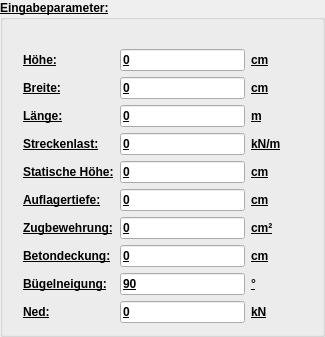
     <widget class="QGroupBox" name="groupBox">
      <property name="font">
       <font>
        <weight>75</weight>
        <bold>true</bold>
        <underline>true</underline>
        <kerning>true</kerning>
       </font>
      </property>
      <property name="accessibleDescription">
       <string/>
      </property>
      <property name="title">
       <string>Eingabeparameter:</string>
      </property>
      <layout class="QHBoxLayout" name="horizontalLayout">
       <property name="topMargin">
        <number>20</number>
       </property>
       <item>
        <layout class="QGridLayout" name="gridLayout" columnstretch="0,0,0,0">
         <property name="leftMargin">
          <number>9</number>
         </property>
         <property name="topMargin">
          <number>9</number>
         </property>
         <property name="rightMargin">
          <number>9</number>
         </property>
         <item row="7" column="0">
          <widget class="QLabel" name="label_cv">
           <property name="text">
            <string>Betondeckung:</string>
           </property>
          </widget>
         </item>
         <item row="9" column="0">
          <widget class="QLabel" name="label_ned">
           <property name="text">
            <string>Ned:</string>
           </property>
          </widget>
         </item>
         <item row="8" column="0">
          <widget class="QLabel" name="label_alpha">
           <property name="text">
            <string>Bügelneigung:</string>
           </property>
          </widget>
         </item>
         <item row="7" column="2">
          <widget class="QLabel" name="einheitCv">
           <property name="text">
            <string>cm</string>
           </property>
          </widget>
         </item>
         <item row="7" column="1">
          <widget class="QLineEdit" name="cv">
           <property name="sizePolicy">
            <sizepolicy hsizetype="Preferred" vsizetype="Preferred">
             <horstretch>0</horstretch>
             <verstretch>0</verstretch>
            </sizepolicy>
           </property>
           <property name="text">
            <string>0</string>
           </property>
          </widget>
         </item>
         <item row="9" column="1">
          <widget class="QLineEdit" name="ned">
           <property name="sizePolicy">
            <sizepolicy hsizetype="Preferred" vsizetype="Preferred">
             <horstretch>0</horstretch>
             <verstretch>0</verstretch>
            </sizepolicy>
           </property>
           <property name="text">
            <string>0</string>
           </property>
          </widget>
         </item>
         <item row="8" column="1">
          <widget class="QLineEdit" name="alpha">
           <property name="sizePolicy">
            <sizepolicy hsizetype="Preferred" vsizetype="Preferred">
             <horstretch>0</horstretch>
             <verstretch>0</verstretch>
            </sizepolicy>
           </property>
           <property name="text">
            <string>90</string>
           </property>
          </widget>
         </item>
         <item row="8" column="2">
          <widget class="QLabel" name="einheitAlpha">
           <property name="text">
            <string>°</string>
           </property>
          </widget>
         </item>
         <item row="9" column="2">
          <widget class="QLabel" name="einheitNed">
           <property name="text">
            <string>kN</string>
           </property>
          </widget>
         </item>
         <item row="4" column="2">
          <widget class="QLabel" name="einheitStatHohe">
           <property name="text">
            <string>cm</string>
           </property>
          </widget>
         </item>
         <item row="2" column="1">
          <widget class="QLineEdit" name="lange">
           <property name="sizePolicy">
            <sizepolicy hsizetype="Preferred" vsizetype="Preferred">
             <horstretch>0</horstretch>
             <verstretch>0</verstretch>
            </sizepolicy>
           </property>
           <property name="text">
            <string>0</string>
           </property>
          </widget>
         </item>
         <item row="0" column="1">
          <widget class="QLineEdit" name="hohe">
           <property name="sizePolicy">
            <sizepolicy hsizetype="MinimumExpanding" vsizetype="Preferred">
             <horstretch>0</horstretch>
             <verstretch>0</verstretch>
            </sizepolicy>
           </property>
           <property name="minimumSize">
            <size>
             <width>0</width>
             <height>0</height>
            </size>
           </property>
           <property name="text">
            <string>0</string>
           </property>
          </widget>
         </item>
         <item row="2" column="0">
          <widget class="QLabel" name="label_lange">
           <property name="text">
            <string>Länge:</string>
           </property>
          </widget>
         </item>
         <item row="1" column="0">
          <widget class="QLabel" name="label_breite">
           <property name="text">
            <string>Breite:</string>
           </property>
          </widget>
         </item>
         <item row="1" column="1">
          <widget class="QLineEdit" name="breite">
           <property name="sizePolicy">
            <sizepolicy hsizetype="Preferred" vsizetype="Preferred">
             <horstretch>0</horstretch>
             <verstretch>0</verstretch>
            </sizepolicy>
           </property>
           <property name="text">
            <string>0</string>
           </property>
          </widget>
         </item>
         <item row="1" column="2">
          <widget class="QLabel" name="einheitBreite">
           <property name="text">
            <string>cm</string>
           </property>
          </widget>
         </item>
         <item row="0" column="0">
          <widget class="QLabel" name="label_hohe">
           <property name="sizePolicy">
            <sizepolicy hsizetype="Minimum" vsizetype="Preferred">
             <horstretch>0</horstretch>
             <verstretch>0</verstretch>
            </sizepolicy>
           </property>
           <property name="contextMenuPolicy">
            <enum>Qt::DefaultContextMenu</enum>
           </property>
           <property name="text">
            <string>Höhe:</string>
           </property>
           <property name="textFormat">
            <enum>Qt::AutoText</enum>
           </property>
          </widget>
         </item>
         <item row="5" column="2">
          <widget class="QLabel" name="einheitAuflagertiefe">
           <property name="text">
            <string>cm</string>
           </property>
          </widget>
         </item>
         <item row="3" column="2">
          <widget class="QLabel" name="einheitLast">
           <property name="text">
            <string>kN/m</string>
           </property>
          </widget>
         </item>
         <item row="2" column="2">
          <widget class="QLabel" name="einheitLange">
           <property name="text">
            <string>m</string>
           </property>
          </widget>
         </item>
         <item row="5" column="0">
          <widget class="QLabel" name="label_auflagertiefe">
           <property name="text">
            <string>Auflagertiefe:</string>
           </property>
          </widget>
         </item>
         <item row="4" column="0">
          <widget class="QLabel" name="label_statHohe">
           <property name="text">
            <string>Statische Höhe:</string>
           </property>
          </widget>
         </item>
         <item row="4" column="1">
          <widget class="QLineEdit" name="statHohe">
           <property name="sizePolicy">
            <sizepolicy hsizetype="Preferred" vsizetype="Preferred">
             <horstretch>0</horstretch>
             <verstretch>0</verstretch>
            </sizepolicy>
           </property>
           <property name="text">
            <string>0</string>
           </property>
          </widget>
         </item>
         <item row="6" column="1">
          <widget class="QLineEdit" name="zugbewehrung">
           <property name="sizePolicy">
            <sizepolicy hsizetype="Preferred" vsizetype="Preferred">
             <horstretch>0</horstretch>
             <verstretch>0</verstretch>
            </sizepolicy>
           </property>
           <property name="text">
            <string>0</string>
           </property>
          </widget>
         </item>
         <item row="3" column="0">
          <widget class="QLabel" name="label_last">
           <property name="text">
            <string>Streckenlast:</string>
           </property>
          </widget>
         </item>
         <item row="5" column="1">
          <widget class="QLineEdit" name="auflagertiefe">
           <property name="sizePolicy">
            <sizepolicy hsizetype="Preferred" vsizetype="Preferred">
             <horstretch>0</horstretch>
             <verstretch>0</verstretch>
            </sizepolicy>
           </property>
           <property name="text">
            <string>0</string>
           </property>
          </widget>
         </item>
         <item row="0" column="2">
          <widget class="QLabel" name="einheitHohe">
           <property name="sizePolicy">
            <sizepolicy hsizetype="Minimum" vsizetype="Preferred">
             <horstretch>0</horstretch>
             <verstretch>0</verstretch>
            </sizepolicy>
           </property>
           <property name="text">
            <string>cm</string>
           </property>
          </widget>
         </item>
         <item row="6" column="0">
          <widget class="QLabel" name="label_zugbewehrung">
           <property name="text">
            <string>Zugbewehrung:</string>
           </property>
          </widget>
         </item>
         <item row="3" column="1">
          <widget class="QLineEdit" name="last">
           <property name="sizePolicy">
            <sizepolicy hsizetype="Preferred" vsizetype="Preferred">
             <horstretch>0</horstretch>
             <verstretch>0</verstretch>
            </sizepolicy>
           </property>
           <property name="text">
            <string>0</string>
           </property>
          </widget>
         </item>
         <item row="6" column="2">
          <widget class="QLabel" name="einheitZugbewehrung">
           <property name="text">
            <string>cm²</string>
           </property>
          </widget>
         </item>
         <item row="2" column="3">
          <widget class="QLabel" name="iconFragezeichenLange">
           <property name="enabled">
            <bool>true</bool>
           </property>
           <property name="minimumSize">
            <size>
             <width>1</width>
             <height>1</height>
            </size>
           </property>
           <property name="maximumSize">
            <size>
             <width>15</width>
             <height>15</height>
            </size>
           </property>
           <property name="frameShadow">
            <enum>QFrame::Plain</enum>
           </property>
           <property name="text">
            <string/>
           </property>
           <property name="pixmap">
            <pixmap>iconFragezeichen.png</pixmap>
           </property>
           <property name="scaledContents">
            <bool>true</bool>
           </property>
          </widget>
         </item>
         <item row="1" column="3">
          <widget class="QLabel" name="iconFragezeichenBreite">
           <property name="enabled">
            <bool>true</bool>
           </property>
           <property name="minimumSize">
            <size>
             <width>1</width>
             <height>1</height>
            </size>
           </property>
           <property name="maximumSize">
            <size>
             <width>15</width>
             <height>15</height>
            </size>
           </property>
           <property name="frameShadow">
            <enum>QFrame::Plain</enum>
           </property>
           <property name="text">
            <string/>
           </property>
           <property name="pixmap">
            <pixmap>iconFragezeichen.png</pixmap>
           </property>
           <property name="scaledContents">
            <bool>true</bool>
           </property>
          </widget>
         </item>
         <item row="5" column="3">
          <widget class="QLabel" name="iconFragezeichenAuflagertiefe">
           <property name="enabled">
            <bool>true</bool>
           </property>
           <property name="minimumSize">
            <size>
             <width>1</width>
             <height>1</height>
            </size>
           </property>
           <property name="maximumSize">
            <size>
             <width>15</width>
             <height>15</height>
            </size>
           </property>
           <property name="frameShadow">
            <enum>QFrame::Plain</enum>
           </property>
           <property name="text">
            <string/>
           </property>
           <property name="pixmap">
            <pixmap>iconFragezeichen.png</pixmap>
           </property>
           <property name="scaledContents">
            <bool>true</bool>
           </property>
          </widget>
         </item>
         <item row="3" column="3">
          <widget class="QLabel" name="iconFragezeichenLast">
           <property name="enabled">
            <bool>true</bool>
           </property>
           <property name="minimumSize">
            <size>
             <width>1</width>
             <height>1</height>
            </size>
           </property>
           <property name="maximumSize">
            <size>
             <width>15</width>
             <height>15</height>
            </size>
           </property>
           <property name="frameShadow">
            <enum>QFrame::Plain</enum>
           </property>
           <property name="text">
            <string/>
           </property>
           <property name="pixmap">
            <pixmap>iconFragezeichen.png</pixmap>
           </property>
           <property name="scaledContents">
            <bool>true</bool>
           </property>
          </widget>
         </item>
         <item row="4" column="3">
          <widget class="QLabel" name="iconFragezeichenStatHohe">
           <property name="enabled">
            <bool>true</bool>
           </property>
           <property name="minimumSize">
            <size>
             <width>1</width>
             <height>1</height>
            </size>
           </property>
           <property name="maximumSize">
            <size>
             <width>15</width>
             <height>15</height>
            </size>
           </property>
           <property name="frameShadow">
            <enum>QFrame::Plain</enum>
           </property>
           <property name="text">
            <string/>
           </property>
           <property name="pixmap">
            <pixmap>iconFragezeichen.png</pixmap>
           </property>
           <property name="scaledContents">
            <bool>true</bool>
           </property>
          </widget>
         </item>
         <item row="8" column="3">
          <widget class="QLabel" name="iconFragezeichenAlpha">
           <property name="enabled">
            <bool>true</bool>
           </property>
           <property name="minimumSize">
            <size>
             <width>1</width>
             <height>1</height>
            </size>
           </property>
           <property name="maximumSize">
            <size>
             <width>15</width>
             <height>15</height>
            </size>
           </property>
           <property name="frameShadow">
            <enum>QFrame::Plain</enum>
           </property>
           <property name="text">
            <string/>
           </property>
           <property name="pixmap">
            <pixmap>iconFragezeichen.png</pixmap>
           </property>
           <property name="scaledContents">
            <bool>true</bool>
           </property>
          </widget>
         </item>
         <item row="6" column="3">
          <widget class="QLabel" name="iconFragezeichenZugbewehrung">
           <property name="enabled">
            <bool>true</bool>
           </property>
           <property name="minimumSize">
            <size>
             <width>1</width>
             <height>1</height>
            </size>
           </property>
           <property name="maximumSize">
            <size>
             <width>15</width>
             <height>15</height>
            </size>
           </property>
           <property name="frameShadow">
            <enum>QFrame::Plain</enum>
           </property>
           <property name="text">
            <string/>
           </property>
           <property name="pixmap">
            <pixmap>iconFragezeichen.png</pixmap>
           </property>
           <property name="scaledContents">
            <bool>true</bool>
           </property>
          </widget>
         </item>
         <item row="7" column="3">
          <widget class="QLabel" name="iconFragezeichenCv">
           <property name="enabled">
            <bool>true</bool>
           </property>
           <property name="minimumSize">
            <size>
             <width>1</width>
             <height>1</height>
            </size>
           </property>
           <property name="maximumSize">
            <size>
             <width>15</width>
             <height>15</height>
            </size>
           </property>
           <property name="frameShadow">
            <enum>QFrame::Plain</enum>
           </property>
           <property name="text">
            <string/>
           </property>
           <property name="pixmap">
            <pixmap>iconFragezeichen.png</pixmap>
           </property>
           <property name="scaledContents">
            <bool>true</bool>
           </property>
          </widget>
         </item>
         <item row="9" column="3">
          <widget class="QLabel" name="iconFragezeichenNed">
           <property name="enabled">
            <bool>true</bool>
           </property>
           <property name="minimumSize">
            <size>
             <width>1</width>
             <height>1</height>
            </size>
           </property>
           <property name="maximumSize">
            <size>
             <width>15</width>
             <height>15</height>
            </size>
           </property>
           <property name="frameShadow">
            <enum>QFrame::Plain</enum>
           </property>
           <property name="text">
            <string/>
           </property>
           <property name="pixmap">
            <pixmap>iconFragezeichen.png</pixmap>
           </property>
           <property name="scaledContents">
            <bool>true</bool>
           </property>
          </widget>
         </item>
         <item row="0" column="3">
          <widget class="QLabel" name="iconFragezeichenHohe">
           <property name="enabled">
            <bool>true</bool>
           </property>
           <property name="sizePolicy">
            <sizepolicy hsizetype="Minimum" vsizetype="Preferred">
             <horstretch>0</horstretch>
             <verstretch>0</verstretch>
            </sizepolicy>
           </property>
           <property name="minimumSize">
            <size>
             <width>15</width>
             <height>15</height>
            </size>
           </property>
           <property name="maximumSize">
            <size>
             <width>15</width>
             <height>15</height>
            </size>
           </property>
           <property name="cursor">
            <cursorShape>ArrowCursor</cursorShape>
           </property>
           <property name="toolTip">
            <string>&lt;html&gt;&lt;head/&gt;&lt;body&gt;&lt;p&gt;hallo&lt;/p&gt;&lt;/body&gt;&lt;/html&gt;</string>
           </property>
           <property name="frameShadow">
            <enum>QFrame::Plain</enum>
           </property>
           <property name="text">
            <string/>
           </property>
           <property name="pixmap">
            <pixmap>iconFragezeichen.png</pixmap>
           </property>
           <property name="scaledContents">
            <bool>true</bool>
           </property>
          </widget>
         </item>
        </layout>
       </item>
      </layout>
     </widget>
